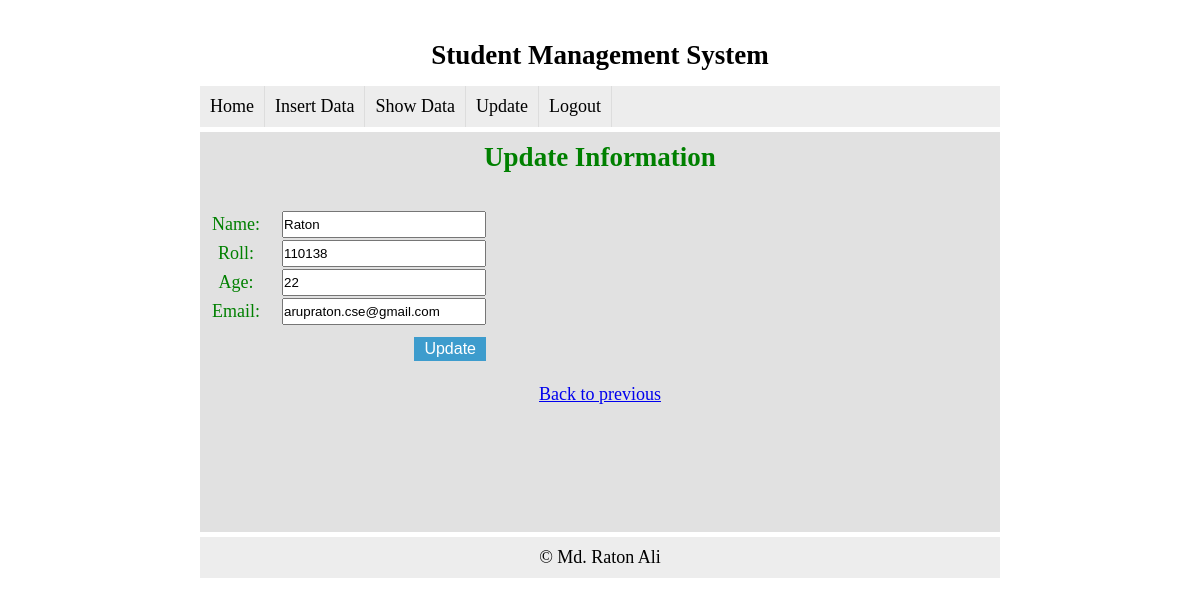
/update.php?id=1 (signed in), run on the app's committed database.
### tables this page shows
CREATE TABLE IF NOT EXISTS `tbl_student` (
`st_id` int(11) NOT NULL,
  `st_name` varchar(50) NOT NULL,
  `st_roll` varchar(50) NOT NULL,
  `st_age` int(11) NOT NULL,
  `st_email` varchar(50) NOT NULL
);

### update.php (the view, shortened to what this page needs)
<?php include('header.php');?>
<?php
include('config.php');
if(isset($_REQUEST['id'])) {
	$id = $_REQUEST['id'];
}
else {
	header('location: view.php');
}
?>
<!doctype html>
<html lang="en">
<head>
</head>
<body>
<div class="content">
<h2>Update Information</h2>
<br>
<?php
$result = mysqli_query($link,"select * from tbl_student where st_id='$id'");
while($row=mysqli_fetch_array($result))
{
	$st_name_old = $row['st_name'];
	$st_roll_old = $row['st_roll'];
	$st_age_old = $row['st_age'];
	$st_email_old = $row['st_email'];
}
?>
<form action="" method="post">
<table>
	<tr>
		<td>Name: </td>
		<td><input type="text" name="st_name" value="<?php echo $st_name_old; ?>"></td>
	</tr>
	<tr>
		<td>Roll: </td>
		<td><input type="text" name="st_roll" value="<?php echo $st_roll_old; ?>"></td>
	</tr>
	<tr>
		<td>Age: </td>
		<td><input type="text" name="st_age" value="<?php echo $st_age_old; ?>"></td>
	</tr>
	<tr>
		<td>Email: </td>
		<td><input type="text" name="st_email" value="<?php echo $st_email_old; ?>"></td>
	</tr>
	<tr>
		<td></td>
		<td><input type="submit" value="Update" name="form1"></td>
	</tr>
</table>
</form>
<br>
<a href="modify.php">Back to previous</a>
</div>
<?php include('footer.php')?>
</body>
</html>

### style.css (style rules this page uses)
* { margin:0px; padding:0px; }
body { font-family: 'Times New Roman',arial; font-size:18px; }
input[type='submit'] { cursor: pointer; background-color:#3d9ccd; padding:3px 10px; color:#fff; }
.content table tr td { padding:0px 10px; }
.content table tr td input[type='text'], .content table tr td input[type='password'] { width:200px; height:23px; line-height:23px }
.content table tr td input[type='submit'] { background-color:#3d9ccd; padding:3px 10px; color:#fff; border: none; margin-top: 10px; float: right; font-size:16px; }
.main h2 { text-align:center; padding:10px; margin:5px; }
.content { text-align:center; color:green; min-height: 400px; background-color: #e1e1e1; }

### data on the page
tbl_student: st_name "Raton", st_roll "110138", st_age "22", st_email "arupraton.cse@gmail.com"
